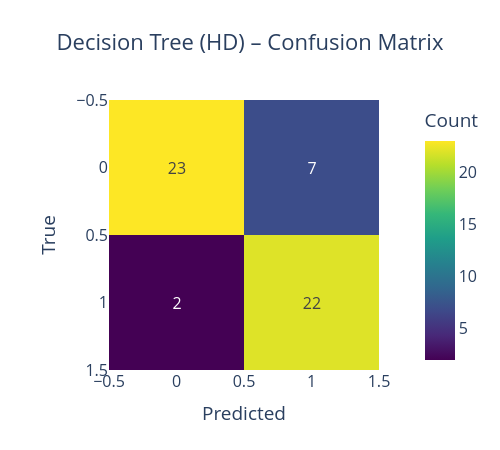

Notebook source saved alongside this figure:
### Markdown cell above
## 2.1 Decision Tree (Baseline)

### Code cell
# %% Decision Tree
dt_hd = DecisionTreeClassifier(max_depth=3, random_state=42)
dt_hd.fit(X_train_hd, y_train_hd)
acc_dt_hd, f1_dt_hd = evaluate_model(dt_hd, X_test_hd, y_test_hd, 'Decision Tree (HD)')
plot_feature_importance(dt_hd.feature_importances_, X_hd.columns, 'Decision Tree Feature Importance (HD)')

### Figure 1 — Plotly figure (JSON) as saved in the notebook; plotly's stock layout.template omitted (floating-point values rounded to 4 significant figures)
{"data": [{"coloraxis": "coloraxis", "hovertemplate": "Predicted: %{x}<br>True: %{y}<br>Count: %{z}<extra></extra>", "name": "0", "texttemplate": "%{z}", "type": "heatmap", "x": [0, 1], "xaxis": "x", "y": [0, 1], "yaxis": "y", "z": [[23, 7], [2, 22]]}], "layout": {"coloraxis": {"autocolorscale": false, "colorbar": {"title": {"text": "Count"}}, "colorscale": [[0, "#440154"], [0.1111, "#482878"], [0.2222, "#3e4989"], [0.3333, "#31688e"], [0.4444, "#26828e"], [0.5556, "#1f9e89"], [0.6667, "#35b779"], [0.7778, "#6ece58"], [0.8889, "#b5de2b"], [1, "#fde725"]]}, "font": {"size": 16}, "height": 450, "title": {"text": "Decision Tree (HD) – Confusion Matrix", "x": 0.5}, "width": 500, "xaxis": {"anchor": "y", "constrain": "domain", "domain": [0, 1], "scaleanchor": "y", "title": {"text": "Predicted"}}, "yaxis": {"anchor": "x", "autorange": "reversed", "constrain": "domain", "domain": [0, 1], "title": {"text": "True"}}}}
